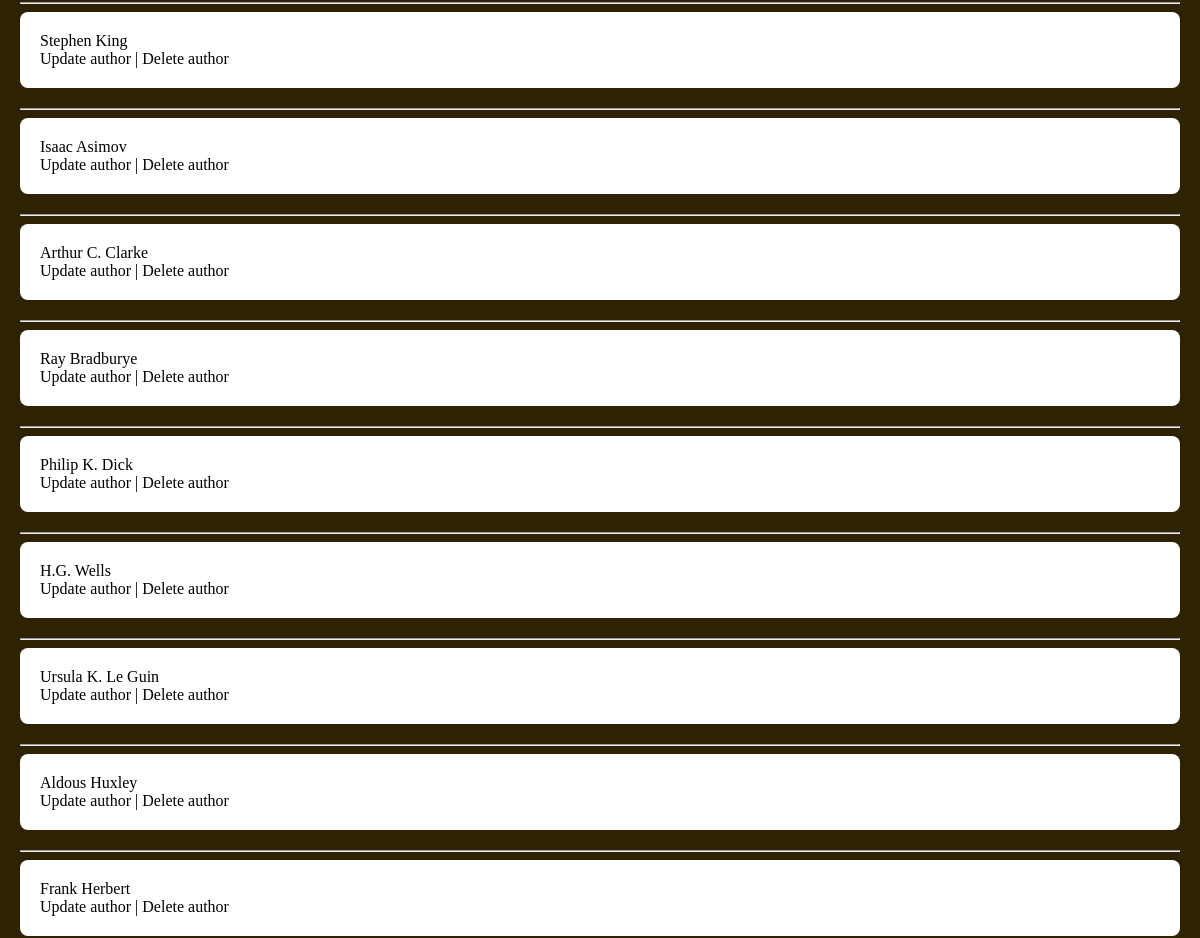
/library/authors/ (middle part), run on an earlier commit of the app's database.
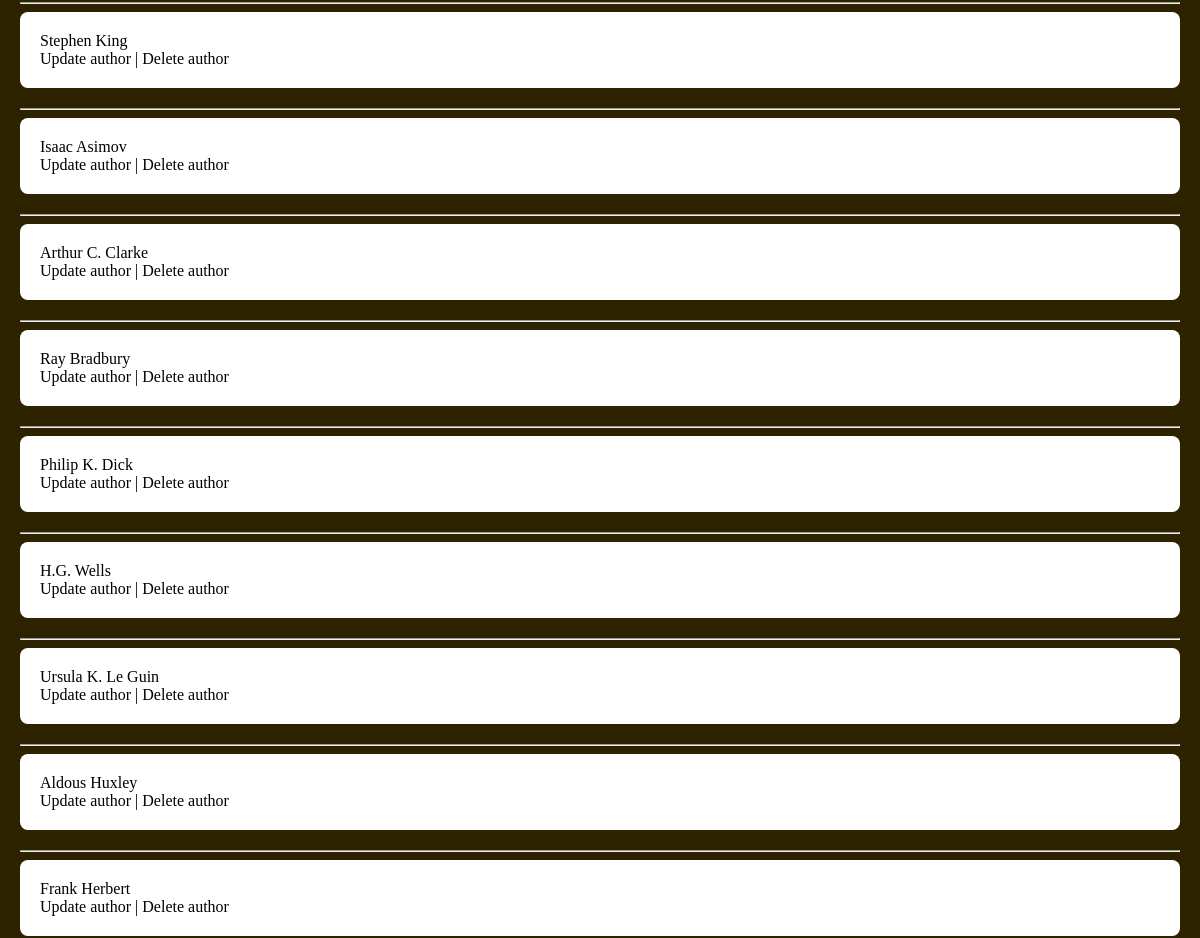
And on a later commit of the database.
### library/models.py (models this page shows, shortened)
class Author(models.Model):
    name = models.CharField(max_length=100, db_index=True)

### library/views.py (the view)
# urls.py: path('authors/', views.authors, name='authors'),
def authors(request):
    authors = Author.objects.all()
    context = {"title": "Authors", 'authors': authors}
    return render(request, 'library/authors.html', context=context)

### library/templatetags/tags.py (called while the page is built)
@register.simple_tag()
def get_menu():
    return views.menu

### library/templates/library/authors.html (shortened to what this page needs)
{%extends 'base.html'%}
{%block content%}
    <ul>
        {%for author in authors%}
        <li><a href="{% url 'author_by_id' author.id %}"> {{author.name}} </a> <br>
            <a href="{% url 'update_author' author.id %}"> Update author </a> |
            <a href="{% url 'delete_author' author.id %}"> Delete author </a>
        </li>
        <hr>
        {%endfor%}
    </ul>
{%endblock%}

What changed in the data, as far as the page shows it:
changed Author: name "Ray Bradburye" → "Ray Bradbury"
